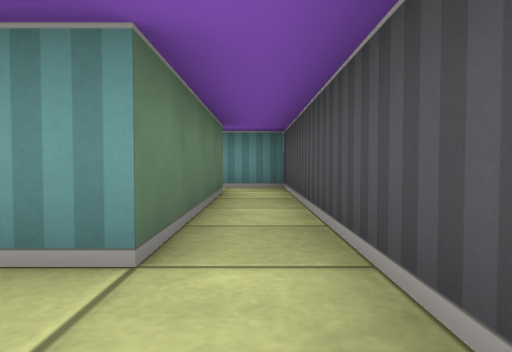
view 1 (above)

13 first-person views from a walk through a cub3D maze. The camera is about half as high as the walls, tilts 2° down and sees 70° across. The floor is counted in squares. Each view is taken from the middle of a square. On the plan, view 1 faces up. The plan holds only what a view shows up to about 9 squares ahead; the rest is blank. The place goes on beyond the plan.

view 2
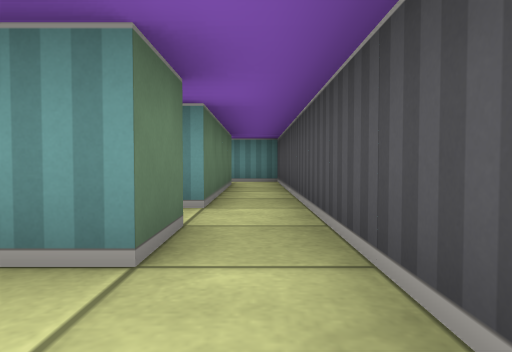

view 3
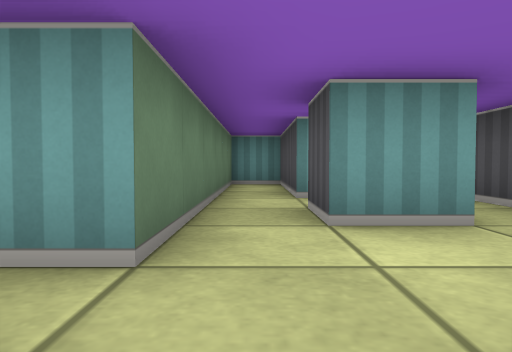

view 4
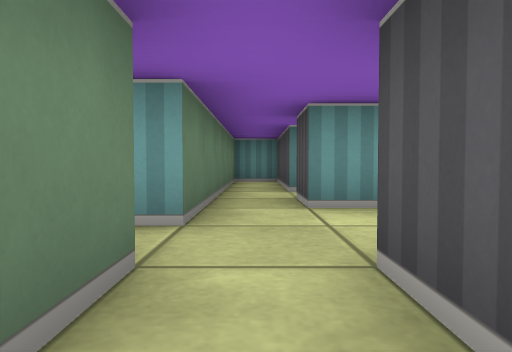

view 5
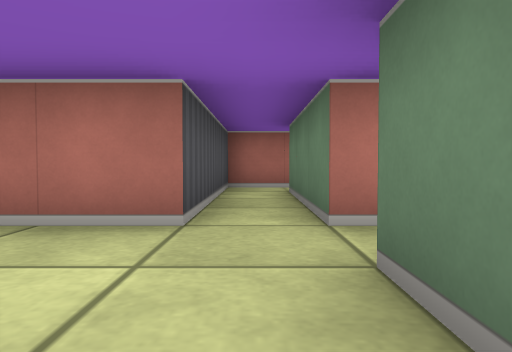

view 6
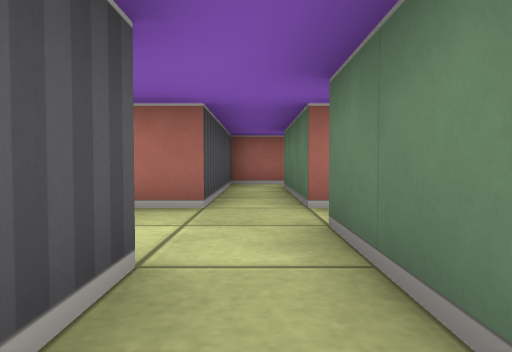

view 7
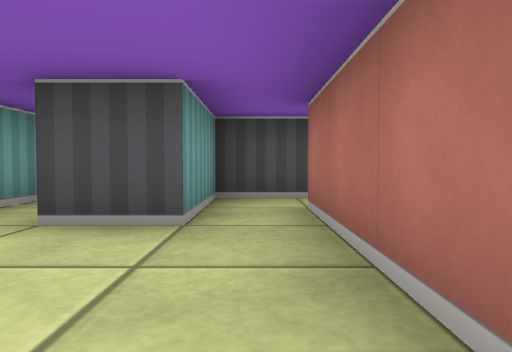

view 8
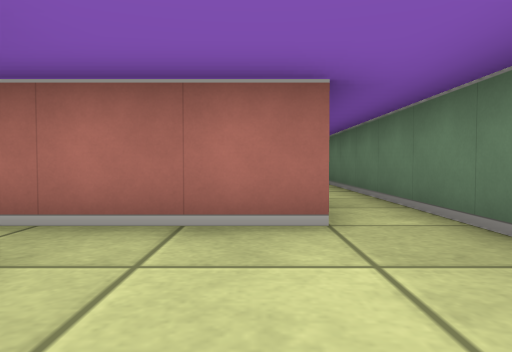

view 9
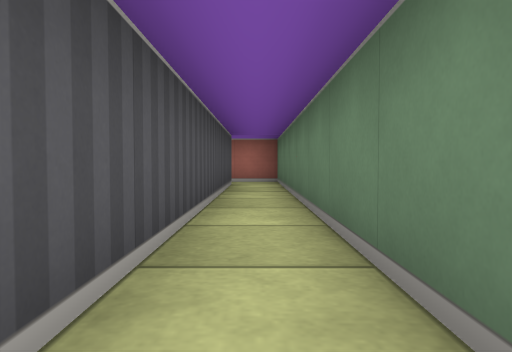

view 10
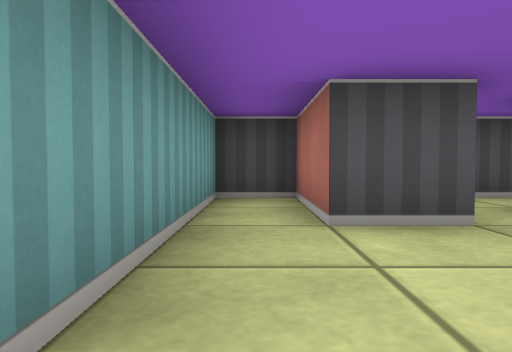

view 11
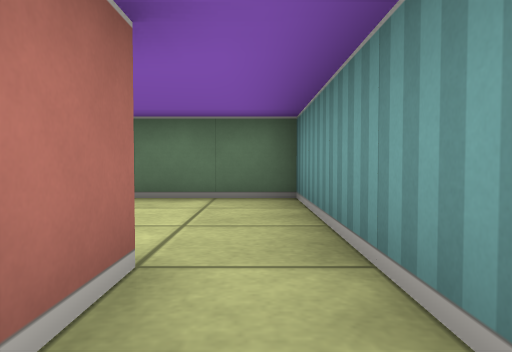

view 12
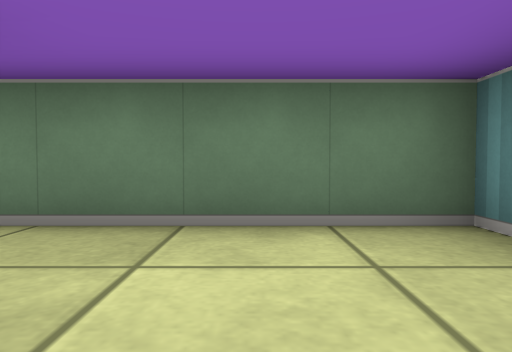

view 13
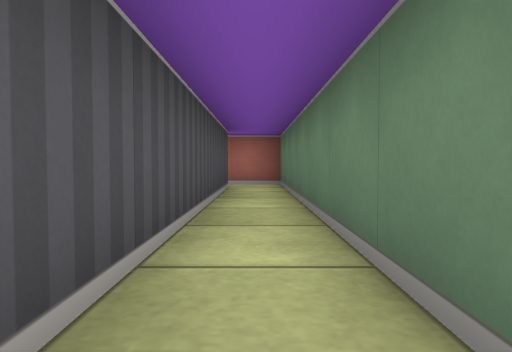

### Floor plan
Ten units are one square. View 1 is at (0, 0); x grows to the right and y downward. Boxes are objects, and circles mark ways between rooms. Rooms are numbered by the first view taken in them; rooms with no view inside come last. Other rooms are left out.
<svg viewBox="-50 -90 60 160">
<path fill="none" stroke="#000" d="M-5 -5 -5 5 -15 5 -15 -5M5 14 5 -65 -15 -65M-35 25 -25 25 -25 55M-15 -55 -5 -55 -5 -15 -15 -15 -15 -45 -25 -45 -25 15 -31 15M-26 65 -15 65 -15 25 -1 25M-15 -65 -15 -75 5 -75 5 -85 -45 -85 -45 25 -35 25M-35 15 -35 -55 -15 -55"/>
<circle cx="-10" cy="-60" r="3" fill="#2a7"/>
<circle cx="-30" cy="20" r="3" fill="#2a7"/>
<text x="-10" y="-10">1</text>
<text x="-40" y="-50">2</text>
</svg>
Room 1 opens to room 2.

Where each view was taken, in squares from view 1:
view 1: 0 up, 0 right, facing up
view 2: 2 down, 0 right, facing up
view 3: 3 down, 2 left, facing up
view 4: 4 down, 2 left, facing up
view 5: 0 up, 2 left, facing down
view 6: 1 up, 2 left, facing down
view 7: 6 up, 4 left, facing right
view 8: 8 up, 3 left, facing down
view 9: 6 up, 4 left, facing down
view 10: 8 up, 4 left, facing right
view 11: 8 up, 0 right, facing left
view 12: 7 up, 2 left, facing left
view 13: 5 up, 4 left, facing down
